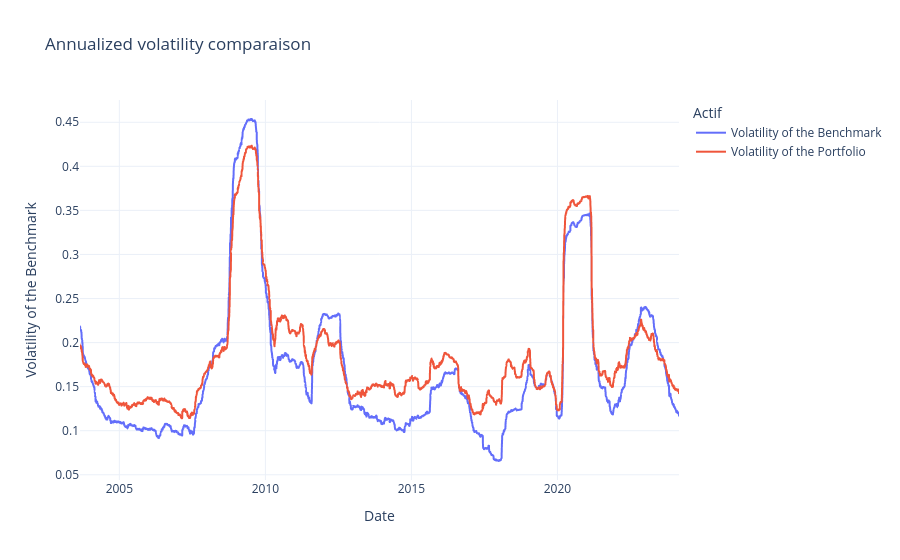

The code cell stored with this chart in its notebook:
### Code cell
import pandas as pd
import numpy as np
import plotly.express as px

df2 = final[["Date", "SPX", "Money"]].copy()
df2["Portfolio"] = df2["Money"]
df2.drop(columns="Money", inplace=True)
df2["Date"] = pd.to_datetime(df2["Date"], dayfirst=True)
df2.set_index("Date", inplace=True)

daily_returns = df2.pct_change()
daily_returns.dropna(inplace=True)

daily_returns["Volatility of the Benchmark"] = daily_returns['SPX'].rolling(window=252).std() * np.sqrt(252)
daily_returns["Volatility of the Portfolio"] = daily_returns['Portfolio'].rolling(window=252).std() * np.sqrt(252)
data_to_plot = daily_returns.dropna()


fig = px.line(data_to_plot,
              x=data_to_plot.index,
              y=["Volatility of the Benchmark", "Volatility of the Portfolio"],
              labels={"value": "Volatility of the Benchmark", "variable": "Actif", "Date": "Date"},
              title="Annualized volatility comparaison",template="plotly_white")

fig.show()

### Figure 1 — Plotly figure (JSON) as saved in the notebook; plotly's stock layout.template omitted (floating-point values rounded to 4 significant figures; data arrays with more than 128 entries replaced by an {"elided": "..."} marker saying what was removed)
{"data": [{"hovertemplate": "Actif=Volatility of the Benchmark<br>Date=%{x}<br>Volatility of the Benchmark=%{y}<extra></extra>", "legendgroup": "Volatility of the Benchmark", "line": {"color": "#636efa", "dash": "solid"}, "marker": {"symbol": "circle"}, "mode": "lines", "name": "Volatility of the Benchmark", "showlegend": true, "x": {"elided": "5351 str values"}, "xaxis": "x", "y": {"elided": "5351 float values"}, "yaxis": "y", "type": "scattergl"}, {"hovertemplate": "Actif=Volatility of the Portfolio<br>Date=%{x}<br>Volatility of the Benchmark=%{y}<extra></extra>", "legendgroup": "Volatility of the Portfolio", "line": {"color": "#EF553B", "dash": "solid"}, "marker": {"symbol": "circle"}, "mode": "lines", "name": "Volatility of the Portfolio", "showlegend": true, "x": {"elided": "5351 str values"}, "xaxis": "x", "y": {"elided": "5351 float values"}, "yaxis": "y", "type": "scattergl"}], "layout": {"xaxis": {"anchor": "y", "domain": [0.0, 1.0], "title": {"text": "Date"}}, "yaxis": {"anchor": "x", "domain": [0.0, 1.0], "title": {"text": "Volatility of the Benchmark"}}, "legend": {"title": {"text": "Actif"}, "tracegroupgap": 0}, "title": {"text": "Annualized volatility comparaison"}}}
